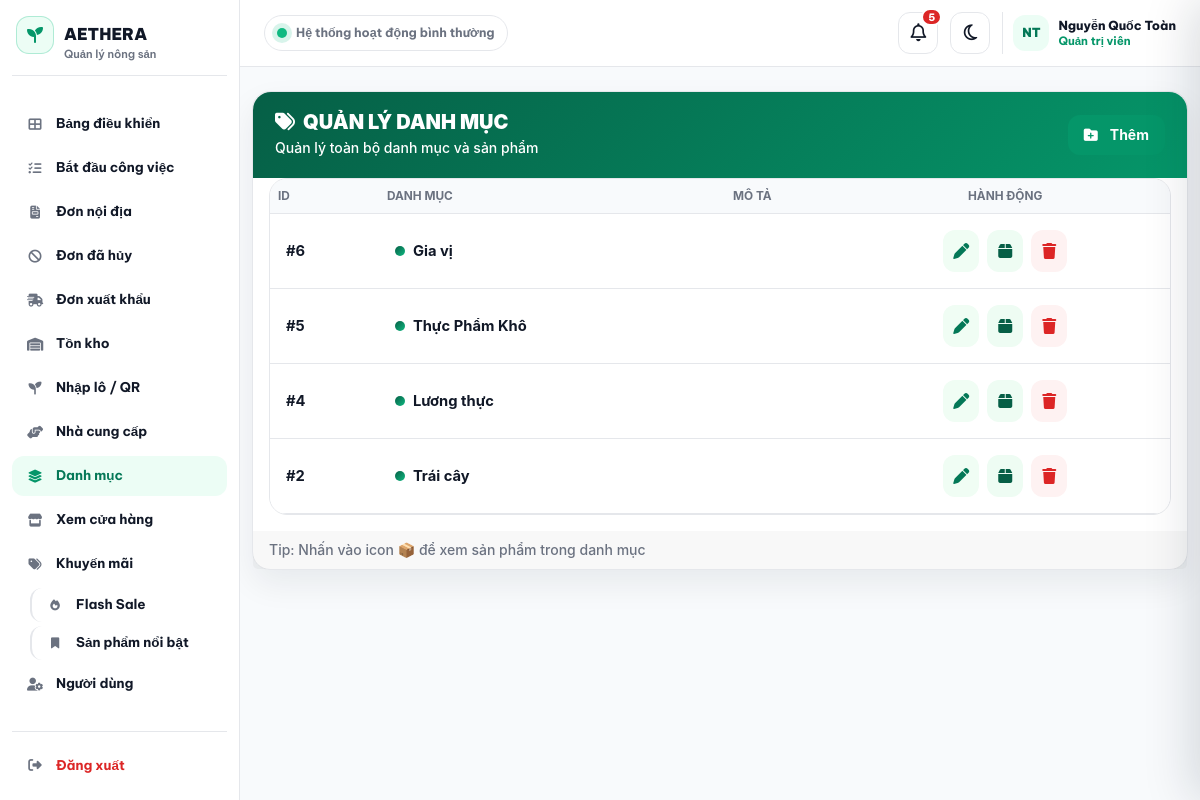
Screenshot of /admin/categories (signed in) with the database file from the repository.
### tables this page shows
CREATE TABLE `category` (
  `id` int NOT NULL AUTO_INCREMENT,
  `name` varchar(100) DEFAULT NULL,
  `description` text,
  PRIMARY KEY (`id`)
);

### app/config/database.php (called while the page is built, shortened)
<?php
class Database {
    private $host = "localhost";
    private $db_name = "my_store";
    private $username = "root";
    private $password = "";
    public function getConnection(){
        $this->conn = null;
        try {
            $this->conn = new PDO(
                "mysql:host={$this->host};dbname={$this->db_name};charset=utf8mb4",
                $this->username,
                $this->password,
                [
                    PDO::MYSQL_ATTR_INIT_COMMAND => "SET NAMES utf8mb4 COLLATE utf8mb4_unicode_ci",
                ]
            );
            $this->conn->setAttribute(PDO::ATTR_ERRMODE, PDO::ERRMODE_EXCEPTION);
        } catch(PDOException $e){
            echo "Kết nối DB thất bại: " . $e->getMessage();
            exit;
        }
        return $this->conn;
    }
}
?>

### app/models/CategoryModel.php (called while the page is built, shortened)
<?php
class CategoryModel
{
    private $conn;
    public function __construct($db)
    {
        $this->conn = $db;
    }
    public function getCategories()
    {
        try {
            $query = "SELECT id, name, description FROM category ORDER BY id DESC";
            $stmt = $this->conn->prepare($query);
            $stmt->execute();
            return $stmt->fetchAll(PDO::FETCH_OBJ);
        } catch (PDOException $e) {
            error_log("Lỗi getCategories: " . $e->getMessage());
            return [];
        }
    }
}
?>

### app/views/admin/categories.php (the view, shortened to what this page needs)
<div class="container-fluid py-4" style="font-family: 'Inter', sans-serif;">
    <div class="row">
        <div class="col-12">
            <div class="card glass-card shadow-lg rounded-4 border-0">
                <div class="card-header d-flex justify-content-between align-items-center py-3 border-0">
                    <div>
                        <h5 class="mb-1 fw-bold text-gradient">
                            <i class="fas fa-tags me-2"></i>QUẢN LÝ DANH MỤC
                        </h5>
                        <small class="text-muted">Quản lý toàn bộ danh mục và sản phẩm</small>
                    </div>
                    <div class="d-flex gap-2">
                        <a href="/webbanhang/admin/add_category" class="btn btn-glow-primary btn-sm rounded-pill px-3">
                            <i class="fas fa-folder-plus me-1"></i> Thêm
                        </a>
                    </div>
                </div>
                <div class="card-body pt-0">
                    <div class="table-responsive">
                        <table class="table align-middle custom-table mb-0">
                            <thead>
                                <tr>
                                    <th>ID</th>
                                    <th>Danh mục</th>
                                    <th>Mô tả</th>
                                    <th class="text-center">Hành động</th>
                                </tr>
                            </thead>
                            <tbody>
                                <?php if (!empty($categories)): ?>
                                    <?php foreach ($categories as $cat): ?>
                                        <tr>
                                            <td class="fw-bold text-primary">#<?= $cat->id ?></td>
                                            <td>
                                                <div class="d-flex align-items-center">
                                                    <div class="dot me-2"></div>
                                                    <span class="fw-bold">
                                                        <?= htmlspecialchars($cat->name) ?>
                                                    </span>
                                                </div>
                                            </td>
                                            <td class="text-muted small">
                                            </td>
                                            <td class="text-center">
                                                <div class="d-flex justify-content-center gap-2">
                                                    <a href="/webbanhang/admin/edit_category/<?= $cat->id ?>"
                                                       class="btn btn-action edit">
                                                        <i class="fas fa-pen"></i>
                                                    </a>
                                                    <a href="/webbanhang/admin/category_products/<?= $cat->id ?>"
                                                       class="btn btn-action view">
                                                        <i class="fas fa-box"></i>
                                                    </a>
                                                    <button onclick="confirmDelete(<?= $cat->id ?>, '<?= htmlspecialchars($cat->name) ?>')"
                                                            class="btn btn-action delete">
                                                        <i class="fas fa-trash"></i>
                                                    </button>
                                                </div>
                                            </td>
                                        </tr>
                                    <?php endforeach; ?>
                                <?php endif; ?>
                            </tbody>
                        </table>
                    </div>
                </div>
                <div class="card-footer border-0 small text-muted">
                    Tip: Nhấn vào icon <b>📦</b> để xem sản phẩm trong danh mục
                </div>
            </div>
        </div>
    </div>
</div>

### app/views/shares/header.php (style rules this page uses)
:root { --aethera-green: #00a86b; --aethera-green-dark: #007956; --aethera-soft: #e9fbf2; --aethera-bg: #f7f9fb; --aethera-border: #e5e7eb; --aethera-text: #111827; --aethera-muted: #64748b; --admin-sidebar-width: 260px; }
* { letter-spacing: 0; }
body { margin: 0; background: var(--aethera-bg); color: var(--aethera-text); font-family: 'Be Vietnam Pro', Arial, sans-serif; }
body.admin-shell-page { background: #fff !important; color: var(--aethera-text); }
.admin-shared-main > .container, .admin-shared-main > .container-fluid { max-width: 1120px; margin-left: auto; margin-right: auto; }

### app/views/admin/categories.php (style rules this page uses)
body { background: linear-gradient(135deg, #0f172a, #1e293b); color: #e2e8f0; }
.glass-card { background: rgba(255,255,255,0.03); backdrop-filter: blur(16px); border: 1px solid rgba(255,255,255,0.06); }
.text-gradient { background: linear-gradient(45deg, #4facfe, #00f2fe); -webkit-background-clip: text; -webkit-text-fill-color: transparent; }
.custom-table thead th { font-size: 11px; text-transform: uppercase; color: #94a3b8; border-bottom: 1px solid rgba(255,255,255,0.05); }
.custom-table td { border-bottom: 1px solid rgba(255,255,255,0.03); padding: 16px; }
.dot { width: 10px; height: 10px; background: linear-gradient(45deg, #4facfe, #00f2fe); border-radius: 50%; }
.btn-glow-primary { background: linear-gradient(45deg, #4facfe, #00f2fe); border: none; color: #fff; box-shadow: 0 0 15px rgba(79,172,254,0.4); }
.btn-action { width: 36px; height: 36px; border-radius: 10px; display: flex; align-items: center; justify-content: center; border: none; transition: 0.25s; }
.btn-action.edit { background: rgba(255,193,7,0.1); color: #ffc107; }
.btn-action.view { background: rgba(23,162,184,0.1); color: #17a2b8; }
.btn-action.delete { background: rgba(220,53,69,0.1); color: #dc3545; }

### rows the page displays
category: id "6", name "Gia vị"
category: id "5", name "Thực Phẩm Khô"
category: id "4", name "Lương thực"
category: id "2", name "Trái cây"

### other values shown
$item['label'] "Bảng điều khiển"
$item['label'] "Bắt đầu công việc"
$item['label'] "Đơn nội địa"
$item['label'] "Đơn đã hủy"
$item['label'] "Đơn xuất khẩu"
$item['label'] "Tồn kho"
$item['label'] "Nhập lô / QR"
$item['label'] "Nhà cung cấp"
$item['label'] "Danh mục"
$item['label'] "Xem cửa hàng"
$item['label'] "Khuyến mãi"
$item['label'] "Flash Sale"
$item['label'] "Sản phẩm nổi bật"
$item['label'] "Người dùng"
$adminNotificationTotal "5"
